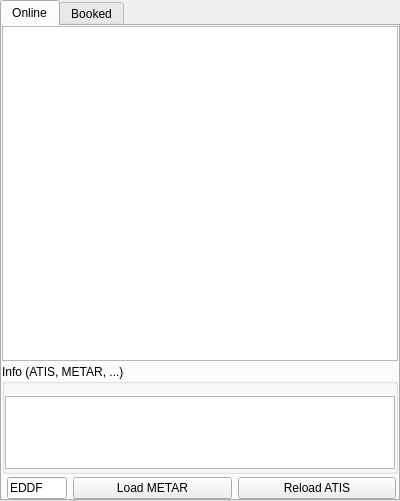
<?xml version="1.0" encoding="UTF-8"?>
<ui version="4.0">
 <class>CAtcStationComponent</class>
 <widget class="QTabWidget" name="CAtcStationComponent">
  <property name="geometry">
   <rect>
    <x>0</x>
    <y>0</y>
    <width>400</width>
    <height>501</height>
   </rect>
  </property>
  <property name="windowTitle">
   <string>TabWidget</string>
  </property>
  <property name="currentIndex">
   <number>0</number>
  </property>
  <widget class="QWidget" name="tb_AtcStationsOnline">
   <attribute name="title">
    <string>Online</string>
   </attribute>
   <layout class="QVBoxLayout" name="vl_AtcStationsOnline">
    <property name="spacing">
     <number>3</number>
    </property>
    <property name="leftMargin">
     <number>0</number>
    </property>
    <property name="topMargin">
     <number>0</number>
    </property>
    <property name="rightMargin">
     <number>0</number>
    </property>
    <property name="bottomMargin">
     <number>0</number>
    </property>
    <item>
     <widget class="BlackGui::CAtcStationView" name="tvp_AtcStationsOnline">
      <property name="sizePolicy">
       <sizepolicy hsizetype="Expanding" vsizetype="Expanding">
        <horstretch>0</horstretch>
        <verstretch>0</verstretch>
       </sizepolicy>
      </property>
      <property name="maximumSize">
       <size>
        <width>16777215</width>
        <height>16777215</height>
       </size>
      </property>
      <property name="styleSheet">
       <string notr="true"/>
      </property>
      <property name="selectionMode">
       <enum>QAbstractItemView::SingleSelection</enum>
      </property>
      <property name="selectionBehavior">
       <enum>QAbstractItemView::SelectRows</enum>
      </property>
      <property name="sortingEnabled">
       <bool>true</bool>
      </property>
      <attribute name="verticalHeaderVisible">
       <bool>false</bool>
      </attribute>
     </widget>
    </item>
    <item>
     <widget class="QGroupBox" name="gb_AtcStationsOnlineInfo">
      <property name="sizePolicy">
       <sizepolicy hsizetype="Preferred" vsizetype="Preferred">
        <horstretch>0</horstretch>
        <verstretch>0</verstretch>
       </sizepolicy>
      </property>
      <property name="minimumSize">
       <size>
        <width>0</width>
        <height>0</height>
       </size>
      </property>
      <property name="maximumSize">
       <size>
        <width>16777215</width>
        <height>110</height>
       </size>
      </property>
      <property name="title">
       <string>Info (ATIS, METAR, ...)</string>
      </property>
      <layout class="QVBoxLayout" name="vl_AtcStationsOnlineAtisGroup">
       <property name="spacing">
        <number>0</number>
       </property>
       <property name="leftMargin">
        <number>0</number>
       </property>
       <property name="topMargin">
        <number>12</number>
       </property>
       <property name="rightMargin">
        <number>0</number>
       </property>
       <property name="bottomMargin">
        <number>2</number>
       </property>
       <item>
        <widget class="QTextEdit" name="te_AtcStationsOnlineInfo">
         <property name="sizePolicy">
          <sizepolicy hsizetype="Expanding" vsizetype="Expanding">
           <horstretch>0</horstretch>
           <verstretch>0</verstretch>
          </sizepolicy>
         </property>
         <property name="minimumSize">
          <size>
           <width>0</width>
           <height>0</height>
          </size>
         </property>
         <property name="maximumSize">
          <size>
           <width>16777215</width>
           <height>100</height>
          </size>
         </property>
        </widget>
       </item>
      </layout>
     </widget>
    </item>
    <item>
     <widget class="QFrame" name="fr_AtcStationsOnlineBottom">
      <property name="sizePolicy">
       <sizepolicy hsizetype="Preferred" vsizetype="Preferred">
        <horstretch>0</horstretch>
        <verstretch>0</verstretch>
       </sizepolicy>
      </property>
      <property name="maximumSize">
       <size>
        <width>16777215</width>
        <height>25</height>
       </size>
      </property>
      <property name="frameShape">
       <enum>QFrame::NoFrame</enum>
      </property>
      <property name="frameShadow">
       <enum>QFrame::Raised</enum>
      </property>
      <layout class="QGridLayout" name="gridLayout_6">
       <property name="sizeConstraint">
        <enum>QLayout::SetDefaultConstraint</enum>
       </property>
       <property name="leftMargin">
        <number>5</number>
       </property>
       <property name="topMargin">
        <number>0</number>
       </property>
       <property name="rightMargin">
        <number>2</number>
       </property>
       <property name="bottomMargin">
        <number>0</number>
       </property>
       <item row="0" column="1">
        <widget class="QPushButton" name="pb_AtcStationsLoadMetar">
         <property name="sizePolicy">
          <sizepolicy hsizetype="Preferred" vsizetype="Preferred">
           <horstretch>0</horstretch>
           <verstretch>0</verstretch>
          </sizepolicy>
         </property>
         <property name="text">
          <string>Load METAR</string>
         </property>
        </widget>
       </item>
       <item row="0" column="2">
        <widget class="QPushButton" name="pb_AtcStationsAtisReload">
         <property name="sizePolicy">
          <sizepolicy hsizetype="Preferred" vsizetype="Preferred">
           <horstretch>0</horstretch>
           <verstretch>0</verstretch>
          </sizepolicy>
         </property>
         <property name="text">
          <string>Reload ATIS</string>
         </property>
        </widget>
       </item>
       <item row="0" column="0">
        <widget class="QLineEdit" name="le_AtcStationsOnlineMetar">
         <property name="sizePolicy">
          <sizepolicy hsizetype="Preferred" vsizetype="Preferred">
           <horstretch>0</horstretch>
           <verstretch>0</verstretch>
          </sizepolicy>
         </property>
         <property name="maximumSize">
          <size>
           <width>60</width>
           <height>16777215</height>
          </size>
         </property>
         <property name="toolTip">
          <string extracomment="Airport ICAO code"/>
         </property>
         <property name="text">
          <string>EDDF</string>
         </property>
         <property name="maxLength">
          <number>5</number>
         </property>
         <property name="frame">
          <bool>true</bool>
         </property>
        </widget>
       </item>
      </layout>
     </widget>
    </item>
   </layout>
  </widget>
  <widget class="QWidget" name="tb_AtcStationsBooked">
   <attribute name="title">
    <string>Booked</string>
   </attribute>
   <layout class="QVBoxLayout" name="vl_AtcStationsBooked">
    <property name="spacing">
     <number>3</number>
    </property>
    <property name="leftMargin">
     <number>0</number>
    </property>
    <property name="topMargin">
     <number>0</number>
    </property>
    <property name="rightMargin">
     <number>0</number>
    </property>
    <property name="bottomMargin">
     <number>0</number>
    </property>
    <item>
     <widget class="BlackGui::CAtcStationView" name="tvp_AtcStationsBooked">
      <property name="frameShape">
       <enum>QFrame::StyledPanel</enum>
      </property>
      <property name="frameShadow">
       <enum>QFrame::Sunken</enum>
      </property>
      <property name="lineWidth">
       <number>1</number>
      </property>
      <property name="alternatingRowColors">
       <bool>true</bool>
      </property>
      <property name="selectionMode">
       <enum>QAbstractItemView::SingleSelection</enum>
      </property>
      <property name="selectionBehavior">
       <enum>QAbstractItemView::SelectRows</enum>
      </property>
      <property name="sortingEnabled">
       <bool>true</bool>
      </property>
      <attribute name="horizontalHeaderShowSortIndicator" stdset="0">
       <bool>true</bool>
      </attribute>
      <attribute name="verticalHeaderVisible">
       <bool>false</bool>
      </attribute>
     </widget>
    </item>
    <item>
     <widget class="QPushButton" name="pb_ReloadAtcStationsBooked">
      <property name="text">
       <string>Reload</string>
      </property>
     </widget>
    </item>
   </layout>
  </widget>
 </widget>
 <customwidgets>
  <customwidget>
   <class>BlackGui::CAtcStationView</class>
   <extends>QTableView</extends>
   <header>blackgui/atcstationview.h</header>
  </customwidget>
 </customwidgets>
 <resources/>
 <connections/>
</ui>
